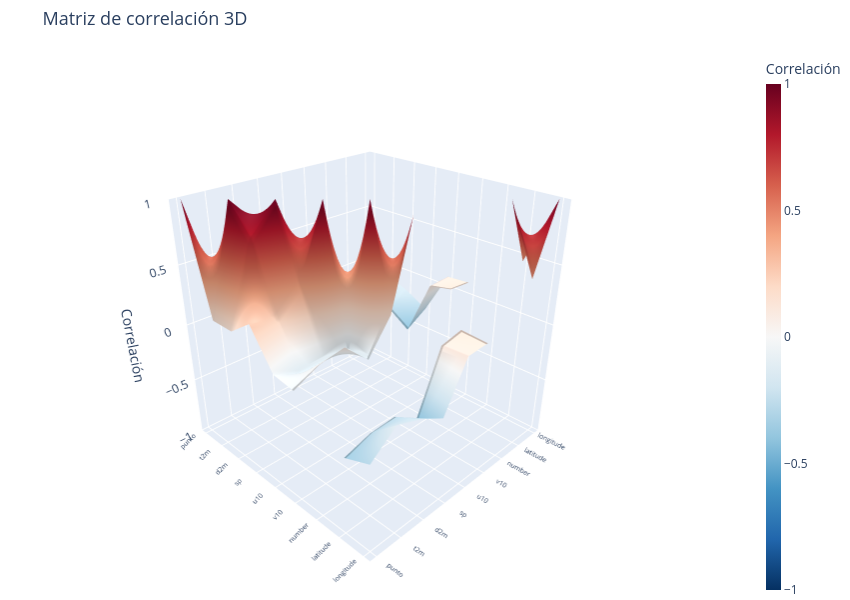

The code cell stored with this chart in its notebook:
### Markdown cell above
### 6.2 Mapa de calor 3D (Plotly Surface)

### Code cell
corr_vals = corr.values
labels    = corr.columns.tolist()
n         = len(labels)

# Superficie 3D: cada celda de la matriz de correlación se representa como altura
fig_3d = go.Figure(data=[
    go.Surface(
        z=corr_vals,
        x=labels,
        y=labels,
        colorscale='RdBu_r',
        cmin=-1, cmax=1,
        colorbar=dict(title='Correlación', thickness=15),
        hovertemplate='<b>%{x}</b> × <b>%{y}</b><br>r = %{z:.3f}<extra></extra>',
    )
])

fig_3d.update_layout(
    title=dict(text='Matriz de correlación 3D', font=dict(size=18)),
    scene=dict(
        xaxis=dict(title='', tickangle=-45, tickfont=dict(size=9)),
        yaxis=dict(title='', tickfont=dict(size=9)),
        zaxis=dict(title='Correlación', range=[-1, 1]),
        camera=dict(eye=dict(x=1.6, y=-1.6, z=1.2)),
    ),
    width=850, height=600,
    margin=dict(l=0, r=0, b=0, t=50),
)

fig_3d.show()
fig_3d.write_html(str(FIGURES_DIR / 'correlation_3d.html'))
print('Guardado: correlation_3d.html')

### Figure 1 — Plotly figure (JSON) as saved in the notebook; plotly's stock layout.template omitted (floating-point values rounded to 4 significant figures)
{"data": [{"cmax": 1, "cmin": -1, "colorbar": {"thickness": 15, "title": {"text": "Correlación"}}, "colorscale": [[0, "rgb(5,48,97)"], [0.1, "rgb(33,102,172)"], [0.2, "rgb(67,147,195)"], [0.3, "rgb(146,197,222)"], [0.4, "rgb(209,229,240)"], [0.5, "rgb(247,247,247)"], [0.6, "rgb(253,219,199)"], [0.7, "rgb(244,165,130)"], [0.8, "rgb(214,96,77)"], [0.9, "rgb(178,24,43)"], [1, "rgb(103,0,31)"]], "hovertemplate": "<b>%{x}</b> × <b>%{y}</b><br>r = %{z:.3f}<extra></extra>", "type": "surface", "x": ["punto", "t2m", "d2m", "sp", "u10", "v10", "number", "latitude", "longitude"], "y": ["punto", "t2m", "d2m", "sp", "u10", "v10", "number", "latitude", "longitude"], "z": [[1, 0.1246, 0.123, 0.2718, -0.03238, -0.06541, null, -0.3467, -0.2643], [0.1246, 1, 0.7675, 0.2117, -0.1316, 0.05352, null, -0.2794, -0.09142], [0.123, 0.7675, 1, 0.4141, -0.1248, 0.0965, null, -0.2654, -0.1643], [0.2718, 0.2117, 0.4141, 1, -0.1112, -0.121, null, -0.3985, -0.2776], [-0.03238, -0.1316, -0.1248, -0.1112, 1, 0.1012, null, 0.1011, 0.1129], [-0.06541, 0.05352, 0.0965, -0.121, 0.1012, 1, null, 0.1463, 0.1284], [null, null, null, null, null, null, null, null, null], [-0.3467, -0.2794, -0.2654, -0.3985, 0.1011, 0.1463, null, 1, 0.4608], [-0.2643, -0.09142, -0.1643, -0.2776, 0.1129, 0.1284, null, 0.4608, 1]]}], "layout": {"height": 600, "margin": {"b": 0, "l": 0, "r": 0, "t": 50}, "scene": {"camera": {"eye": {"x": 1.6, "y": -1.6, "z": 1.2}}, "xaxis": {"tickangle": -45, "tickfont": {"size": 9}, "title": {"text": ""}}, "yaxis": {"tickfont": {"size": 9}, "title": {"text": ""}}, "zaxis": {"range": [-1, 1], "title": {"text": "Correlación"}}}, "title": {"font": {"size": 18}, "text": "Matriz de correlación 3D"}, "width": 850}}
